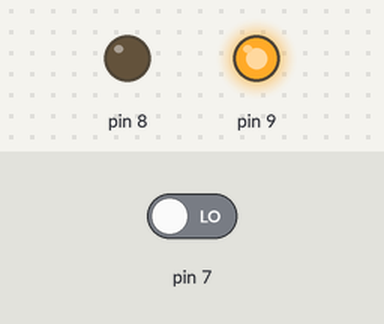
Bench run of a sketch on a simulated Arduino Uno, built with avr-gcc and run on an emulated ATmega328P. Shown: output pins drawn as LEDs (lit = HIGH). The inputs (shaded band) are chosen by the test bench; at power-on: pin 7 LOW.

Above: at 1.2 s.
1.3 s: pin 7 driven HIGH
At 2.5 s:
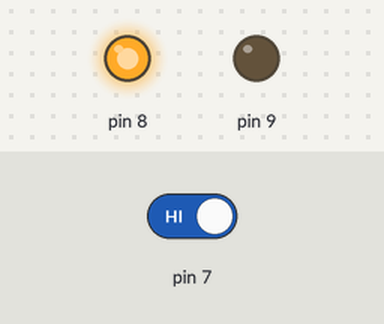
2.8 s: pin 7 driven LOW
At 3.9 s:
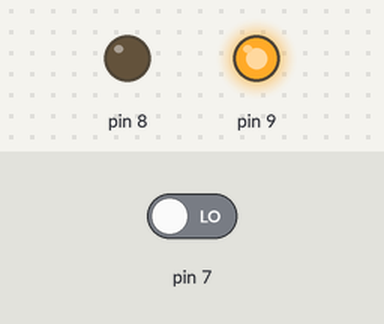
Timing chart, 0 to 5.8 s (numbered marks = the images above; inputs shaded):
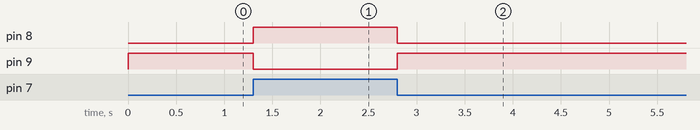

The sketch:

pisca_leds.ino
```cpp
void setup() {
  // put your setup code here, to run once:
  pinMode(8, OUTPUT);
  pinMode(9, OUTPUT);
  pinMode(7, INPUT);
}

void loop() {
  // put your main code here, to run repeatedly:

    int estadoBotao = digitalRead(7);


    digitalWrite(8, estadoBotao);
    digitalWrite(9, !estadoBotao);
}
```

Measured:
- after the input at 1.3 s, pin 8: LOW → HIGH at once; pin 9: HIGH → LOW at once
- after the input at 2.8 s, pin 8: HIGH → LOW at once; pin 9: LOW → HIGH at once
